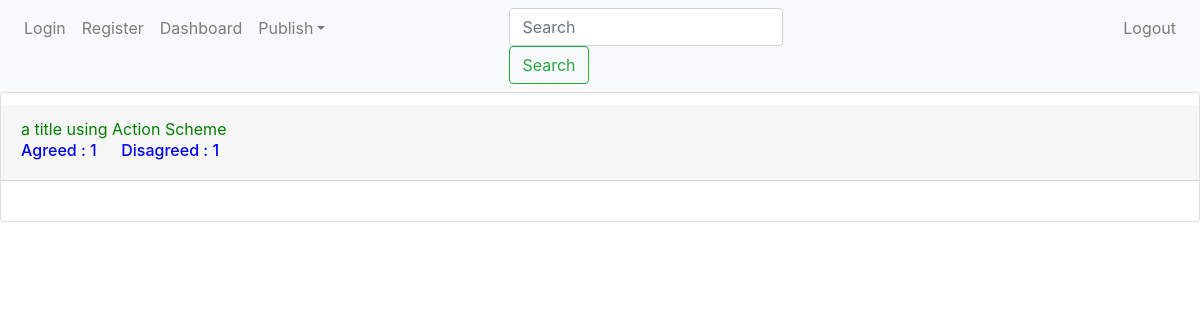
The app's page /profile (signed in) with its own data.
### posting/models.py (models this page shows, shortened)
class debate(models.Model):
    user = models.ForeignKey(User,on_delete=models.CASCADE,blank=True)
    title = models.CharField(max_length=100,blank=True)
    argtype = models.CharField(max_length=50,blank=True)
    argtypenum = models.IntegerField(default=7)
    a1 = models.CharField(max_length=200,blank=True)
    a2 = models.CharField(max_length=200,blank=True)
    a3 = models.CharField(max_length=200,blank=True)
    a4 = models.CharField(max_length=200,blank=True)
    a5 = models.CharField(max_length=200,blank=True)
    a6 = models.CharField(max_length=200,blank=True)
    a7 = models.CharField(max_length=200,blank=True)
    al1 = models.IntegerField(default=0)
    al2 = models.IntegerField(default=0)
    al3 = models.IntegerField(default=0)
    al4 = models.IntegerField(default=0)
    al5 = models.IntegerField(default=0)
    al6 = models.IntegerField(default=0)
    al7 = models.IntegerField(default=0)
    ad1 = models.IntegerField(default=0)
    ad2 = models.IntegerField(default=0)
    ad3 = models.IntegerField(default=0)
    ad4 = models.IntegerField(default=0)
    ad5 = models.IntegerField(default=0)
    ad6 = models.IntegerField(default=0)
    ad7 = models.IntegerField(default=0)
    anum = models.IntegerField(default=1)
    b1 = models.CharField(max_length=200,blank=True)
    b2 = models.CharField(max_length=200,blank=True)
    b3 = models.CharField(max_length=200,blank=True)
    b4 = models.CharField(max_length=200,blank=True)
    b5 = models.CharField(max_length=200,blank=True)
    b6 = models.CharField(max_length=200,blank=True)
    b7 = models.CharField(max_length=200,blank=True)
    bl1 = models.IntegerField(default=0)
    bl2 = models.IntegerField(default=0)
    bl3 = models.IntegerField(default=0)
    bl4 = models.IntegerField(default=0)
    bl5 = models.IntegerField(default=0)
    bl6 = models.IntegerField(default=0)
    bl7 = models.IntegerField(default=0)
    bd1 = models.IntegerField(default=0)
    bd2 = models.IntegerField(default=0)
    bd3 = models.IntegerField(default=0)
    bd4 = models.IntegerField(default=0)
    bd5 = models.IntegerField(default=0)
    bd6 = models.IntegerField(default=0)
    bd7 = models.IntegerField(default=0)
    bnum = models.IntegerField(default=1)
    c1 = models.CharField(max_length=200,blank=True)
    c2 = models.CharField(max_length=200,blank=True)
    c3 = models.CharField(max_length=200,blank=True)
    c4 = models.CharField(max_length=200,blank=True)
    c5 = models.CharField(max_length=200,blank=True)
    c6 = models.CharField(max_length=200,blank=True)
    c7 = models.CharField(max_length=200,blank=True)
    cl1 = models.IntegerField(default=0)
    cl2 = models.IntegerField(default=0)
    cl3 = models.IntegerField(default=0)
    cl4 = models.IntegerField(default=0)
    cl5 = models.IntegerField(default=0)
    cl6 = models.IntegerField(default=0)
    cl7 = models.IntegerField(default=0)
    cd1 = models.IntegerField(default=0)
    cd2 = models.IntegerField(default=0)
    cd3 = models.IntegerField(default=0)
    cd4 = models.IntegerField(default=0)
    cd5 = models.IntegerField(default=0)
    cd6 = models.IntegerField(default=0)
    cd7 = models.IntegerField(default=0)
    cnum = models.IntegerField(default=1)
    d1 = models.CharField(max_length=200,blank=True)
    d2 = models.CharField(max_length=200,blank=True)
    d3 = models.CharField(max_length=200,blank=True)
    d4 = models.CharField(max_length=200,blank=True)
    d5 = models.CharField(max_length=200,blank=True)
    d6 = models.CharField(max_length=200,blank=True)
    d7 = models.CharField(max_length=200,blank=True)
    dl1 = models.IntegerField(default=0)
    dl2 = models.IntegerField(default=0)
    dl3 = models.IntegerField(default=0)
    dl4 = models.IntegerField(default=0)
    dl5 = models.IntegerField(default=0)
    dl6 = models.IntegerField(default=0)
    dl7 = models.IntegerField(default=0)
    dd1 = models.IntegerField(default=0)
    dd2 = models.IntegerField(default=0)
    dd3 = models.IntegerField(default=0)
    dd4 = models.IntegerField(default=0)
    dd5 = models.IntegerField(default=0)
    dd6 = models.IntegerField(default=0)
    dd7 = models.IntegerField(default=0)
    dnum = models.IntegerField(default=1)
    link = models.ManyToManyField('posting.debate',blank=True)
    linkcheck = models.BooleanField(default=False)
    def getagrees(self):
        return (self.al1+self.al2+self.al3+self.al4+self.al5+self.al6+self.al7+self.bl1+self.bl2+self.bl3+self.bl4+self.bl5+self.bl6+self.bl7+self.cl1+self.cl2+self.cl3+self.cl4+self.cl5+self.cl6+self.cl7+self.dl1+self.dl2+self.dl3+self.dl4+self.dl5+self.dl6+self.dl7)
    def getdisagrees(self):
        return (self.ad1+self.ad2+self.ad3+self.ad4+self.ad5+self.ad6+self.ad7+self.bd1+self.bd2+self.bd3+self.bd4+self.bd5+self.bd6+self.bd7+self.cd1+self.cd2+self.cd3+self.cd4+self.cd5+self.cd6+self.cd7+self.dd1+self.dd2+self.dd3+self.dd4+self.dd5+self.dd6+self.dd7)

### posting/views.py (the view)
# urls.py: path('profile', vpost.profile , name = 'profile'),
@login_required(login_url = '/login')
def profile(request):
    template = 'profile.html'
    context = {}
    posts = []
    allposts = post.objects.all()
    for i in allposts:
        if request.user == i.user:
            posts.append(i)
    context['posts'] = posts
    return render(request,template,context)

### templates/profile.html (shortened to what this page needs)
{% extends 'base.html' %}
{% block body %}
{% for post in posts %}
<div class="card" style="padding-top: 1%;">
    <div class="card-header">
        <a href="{% url 'view-post' post.id %}" style="color: green;">
            {{ post.title }} using {{ post.argtype }}
        </a><h6 style="color: blue;">Agreed : {{post.getagrees}} &emsp; Disagreed : {{post.getdisagrees}}</h6>
    </div>
    <div class="card-body">
    </div>
</div>
{% endfor %}
{% endblock %}

### records on screen
debate: title "a title", argtype "Action Scheme", getagrees "1", getdisagrees "1"
